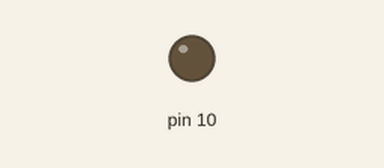
Bench run of a sketch on a simulated Arduino Uno, built with avr-gcc and run on an emulated ATmega328P. Parts: output pins drawn as LEDs (lit = HIGH).

Above: at 1.5 s.
At 4.5 s:
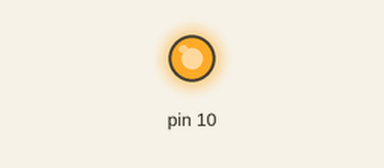
Timing chart, 0 to 7.8 s (numbered marks = the images above):
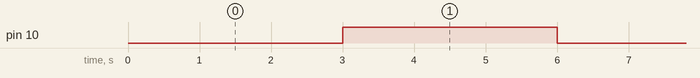

Measured:
- by itself, pin 10: alternates HIGH for 3.0 s and LOW for 3.0 s

The sketch:

attiny_video3.ino
```cpp
#define SEMIPERIODO 3000
unsigned char salida = 0;
unsigned estado_salida = 0;
unsigned long tiempo_anterior = 0;
unsigned long tiempo =0;

void setup() {
  // put your setup code here, to run once:
  DDRB = DDRB | (1<<PB2);
}

void loop() {
  // put your main code here, to run repeatedly:
   tiempo = millis();

  if (tiempo - tiempo_anterior>SEMIPERIODO) {

      tiempo_anterior = tiempo;

      if (estado_salida==0) {
          estado_salida=1;
          salida = salida | (1<<PB2);
      } else {
        estado_salida=0;
        salida =salida & ~(1<<PB2);
      }


  }

  PORTB = salida;

}
```
